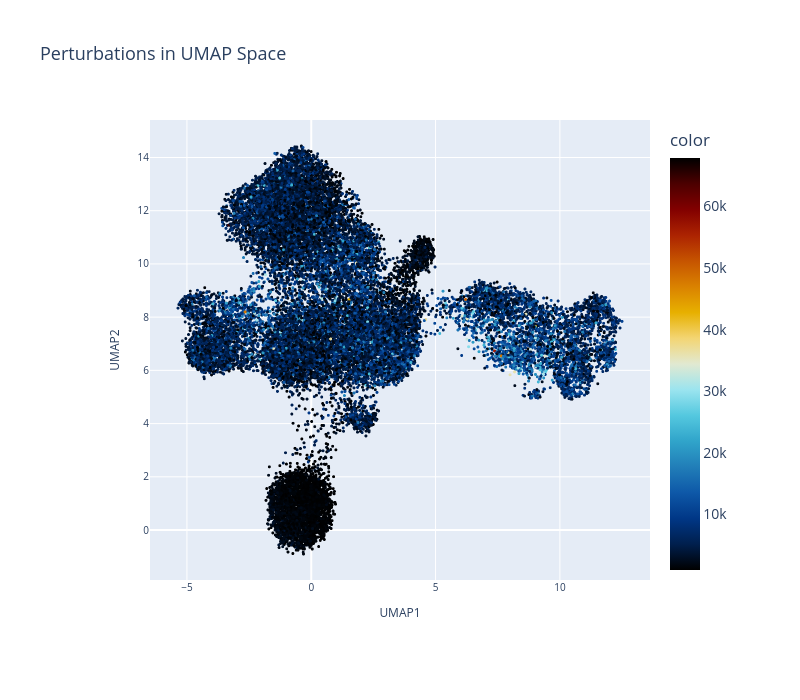

The code cell stored with this chart in its notebook:
### Code cell
fig = px.scatter(
    x=adata.obsm["X_umap"][:, 0],
    y=adata.obsm["X_umap"][:, 1],
    color=adata.obs["ncounts"],
    color_continuous_scale="icefire",
    title="Perturbations in UMAP Space",
    labels={"x": "UMAP1", "y": "UMAP2"},
    width=fig_width,
    height=700,
)
fig.update_traces(marker=dict(size=3))

# Apply custom font sizes from earlier variables
fig.update_layout(
    title_font=dict(size=title_fontsize),
    font=dict(size=legend_fontsize),  # base font (ticks/legend unless overridden)
    legend=dict(font=dict(size=legend_fontsize)),
    margin=dict(l=150, r=150, t=120, b=120)
)
# Axis title and tick font tuning (slightly smaller than legend for balance)
axis_title_size = max(legend_fontsize - 2, int(0.85 * legend_fontsize))
axis_tick_size = max(legend_fontsize - 4, int(0.7 * legend_fontsize))
fig.update_xaxes(title_font=dict(size=axis_title_size), tickfont=dict(size=axis_tick_size))
fig.update_yaxes(title_font=dict(size=axis_title_size), tickfont=dict(size=axis_tick_size))

fig.show()

# Save plot (keep higher resolution export)
# fig.write_html("figures/perturbation/perturbation_umap.html")
# fig.write_image("figures/perturbation/dose_umap.png", width=fig_width, scale=2)

### Figure 1 — Plotly figure (JSON) as saved in the notebook; plotly's stock layout.template omitted (floating-point values rounded to 4 significant figures; data arrays with more than 128 entries replaced by an {"elided": "..."} marker saying what was removed)
{"data": [{"hovertemplate": "UMAP1=%{x}<br>UMAP2=%{y}<br>color=%{marker.color}<extra></extra>", "legendgroup": "", "marker": {"color": {"elided": "23733 int values"}, "coloraxis": "coloraxis", "size": 3, "symbol": "circle"}, "mode": "markers", "name": "", "showlegend": false, "type": "scattergl", "x": {"elided": "23733 float values"}, "xaxis": "x", "y": {"elided": "23733 float values"}, "yaxis": "y"}], "layout": {"coloraxis": {"colorbar": {"title": {"text": "color"}}, "colorscale": [[0, "#000000"], [0.0625, "#001f4d"], [0.125, "#003786"], [0.1875, "#0e58a8"], [0.25, "#217eb8"], [0.3125, "#30a4ca"], [0.375, "#54c8df"], [0.4375, "#9be4ef"], [0.5, "#e1e9d1"], [0.5625, "#f3d573"], [0.625, "#e7b000"], [0.6875, "#da8200"], [0.75, "#c65400"], [0.8125, "#ac2301"], [0.875, "#820000"], [0.9375, "#4c0000"], [1, "#000000"]]}, "font": {"size": 14}, "height": 700, "legend": {"font": {"size": 14}, "tracegroupgap": 0}, "margin": {"b": 120, "l": 150, "r": 150, "t": 120}, "title": {"font": {"size": 18}, "text": "Perturbations in UMAP Space"}, "width": 800, "xaxis": {"anchor": "y", "domain": [0, 1], "tickfont": {"size": 10}, "title": {"font": {"size": 12}, "text": "UMAP1"}}, "yaxis": {"anchor": "x", "domain": [0, 1], "tickfont": {"size": 10}, "title": {"font": {"size": 12}, "text": "UMAP2"}}}}
